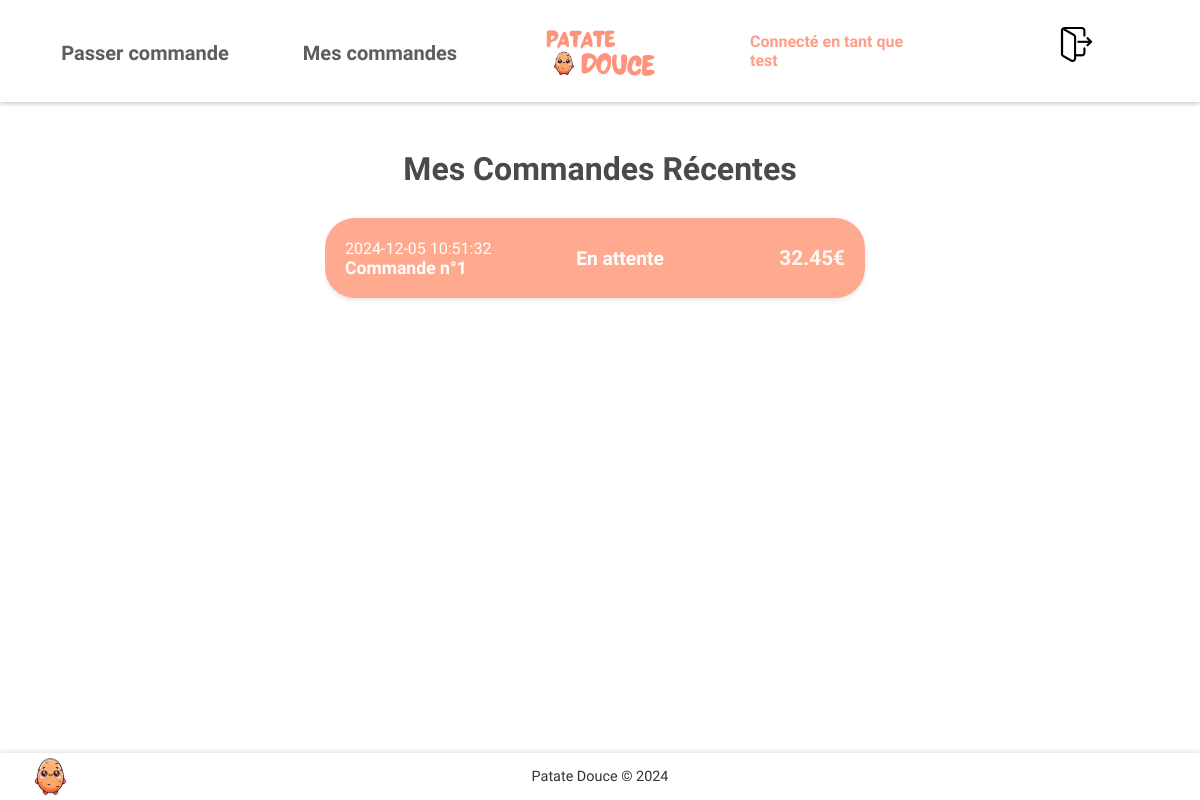
Page /mescommandes.php (signed in) on the committed database.
### tables this page shows
CREATE TABLE `commande` (
  `id_commande` int(11) NOT NULL,
  `id_etat` int(11) DEFAULT NULL,
  `_date` datetime DEFAULT NULL,
  `total_conso` decimal(15,2) DEFAULT NULL,
  `type_conso` tinyint(4) NOT NULL,
  `Id_user` int(11) NOT NULL
);

### mescommandes.php (the view, shortened to what this page needs)
<?php
include "functions/functions.php";
$rows = afficher_commandes();
?>
<!DOCTYPE html>
<html lang="fr">
<head>
    <link rel="stylesheet" href="css/main.css">
</head>
<body>
    <h2>Mes Commandes Récentes</h2>
    <div class="commandes-container">
        <?php
        $etat_commandes = [
            1 => 'En attente',
            2 => 'Acceptée',
            3 => 'Refusée',
            4 => 'Terminée',
            5 => 'servie'
        ];
        if (count($rows) > 0) {
            foreach ($rows as $row) {
                echo '
                <div class="commande-info">
                    <div class="commande-gauche">
                        <span class="commande-date">' . (!empty($row['_date']) ? $row['_date'] : 'Date inconnue') . '</span>
                        <span class="commande-id">Commande n°' . (!empty($row['id_commande']) ? $row['id_commande'] : 'ID inconnu') . '</span>
                    </div>
                    <div class="commande-milieu">
                    <span class="commande-etat">' . (!empty($row['id_etat']) ? $etat_commandes[$row['id_etat']] : 'État inconnu') . '</span>
                    </div>
                    <div class="commande-droite">
                        <span class="commande-total">' . (!empty($row['total_conso']) ? $row['total_conso'] : '0,00') . '€</span>
                    </div>
                </div>';
            }
        } else {
            echo "<p>Aucune commande trouvée.</p>";
        }
        ?>
    </div>
</body>
</html>

### css/main.css (style rules this page uses)
body, html { margin: 0; padding: 0; font-family: 'Quicksand', sans-serif; }
body { padding-top: 80px; transition: background-color 0.5s ease; background-color: #ffffff; }
h2 { font-size: 2em; text-align: center; color: #4a4a4a; margin: 20px 0 20px 0; }
.commandes-container { max-height: 60vh; margin: auto; max-width: 45%; padding-right: 10px; padding-top: 10px; overflow-y: scroll; scrollbar-color: rgb(255, 207, 199) rgb(255, 255, 255); scrollbar-width: thin; --mask: linear-gradient(to bottom, rgba(0, 0, 0, 1) 0%, rgba(0, 0, 0, 1) 90%, rgba(0, 0, 0, 0) 95%, rgba(0, 0, 0, 0) 100%); -webkit-mask: var(--mask); mask: var(--mask); }
.commande-info { display: flex; justify-content: space-between; align-items: center; padding: 15px 20px; background-color: #ffaa8e; border-radius: 30px; margin-bottom: 20px; box-shadow: 0 2px 5px rgba(0, 0, 0, 0.1); transition: background-color 0.3s ease, transform 0.3s ease; min-height: 50px; }
.commande-gauche, .commande-milieu, .commande-droite { display: flex; flex-direction: column; align-items: flex-start; }
.commande-gauche { flex-basis: 35%; }
.commande-milieu { flex-basis: 30%; align-items: center; }
.commande-droite { flex-basis: 25%; align-items: flex-end; }
.commande-date { color: white; font-size: 1em; }
.commande-id { color: #ffffff; font-size: 1.1em; font-weight: bold; }
.commande-etat { font-size: 1.2em; font-weight: bold; color: #fff; }
.commande-total { font-size: 1.3em; font-weight: bold; color: #fff5f1; }

### rows in the picture
commande: _date "2024-12-05 10:51:32", id_commande "1", id_etat "En attente", total_conso "32.45"

### other values in the picture
$_SESSION['pseudo'] "test"
